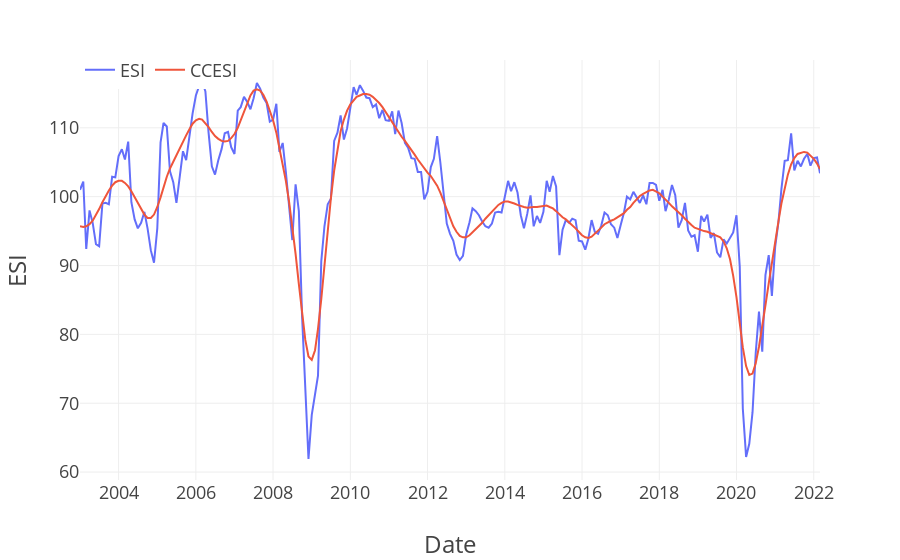

The notebook cell saved with this chart:
### Code cell
fig = px.line(df2, labels=dict(
    Date="Date", value="ESI"
    ))
fig.update_layout(
  template=plot_template, legend=dict(orientation='h', y=1.02, title_text="")
    )
fig.show()

### Figure 1 — Plotly figure (JSON) as saved in the notebook; plotly's stock layout.template omitted (floating-point values rounded to 4 significant figures; data arrays with more than 128 entries replaced by an {"elided": "..."} marker saying what was removed)
{"data": [{"hovertemplate": "variable=ESI<br>Date=%{x}<br>ESI=%{y}<extra></extra>", "legendgroup": "ESI", "line": {"color": "#636efa", "dash": "solid"}, "marker": {"symbol": "circle"}, "mode": "lines", "name": "ESI", "orientation": "v", "showlegend": true, "type": "scatter", "x": {"elided": "231 str values"}, "xaxis": "x", "y": {"elided": "231 float values"}, "yaxis": "y"}, {"hovertemplate": "variable=CCESI<br>Date=%{x}<br>ESI=%{y}<extra></extra>", "legendgroup": "CCESI", "line": {"color": "#EF553B", "dash": "solid"}, "marker": {"symbol": "circle"}, "mode": "lines", "name": "CCESI", "orientation": "v", "showlegend": true, "type": "scatter", "x": {"elided": "231 str values"}, "xaxis": "x", "y": {"elided": "231 float values"}, "yaxis": "y"}], "layout": {"legend": {"orientation": "h", "title": {"text": ""}, "tracegroupgap": 0, "y": 1.02}, "margin": {"t": 60}, "xaxis": {"anchor": "y", "domain": [0, 1], "title": {"text": "Date"}}, "yaxis": {"anchor": "x", "domain": [0, 1], "title": {"text": "ESI"}}}}
